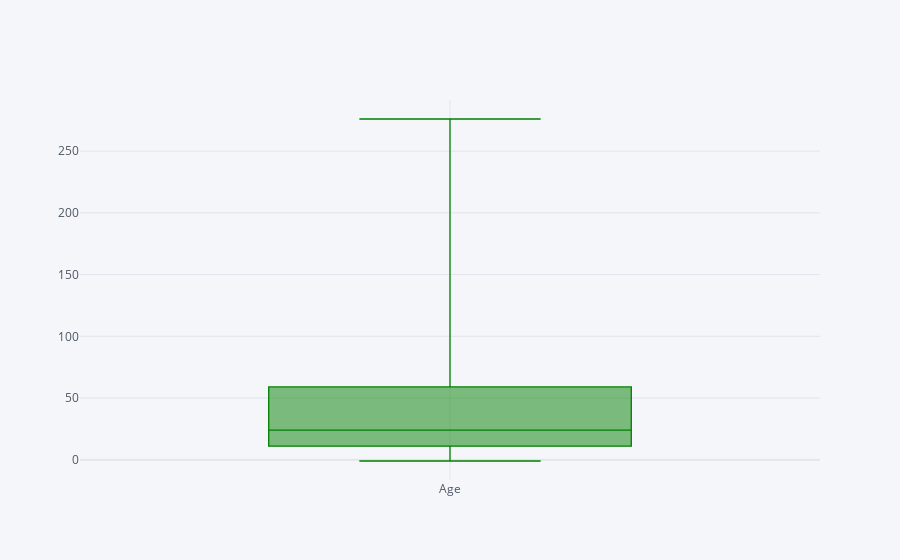

Source (notebook cell):
### Code cell
df['Age'].iplot(kind='box',bins=30,color='green')

### Figure 1 — Plotly figure (JSON) as saved in the notebook; plotly's stock layout.template omitted (floating-point values rounded to 4 significant figures; data arrays with more than 128 entries replaced by an {"elided": "..."} marker saying what was removed)
{"data": [{"boxpoints": false, "line": {"width": 1.3}, "marker": {"color": "rgba(0, 128, 0, 1.0)"}, "name": "Age", "orientation": "v", "type": "box", "y": {"elided": "742 int values"}}], "layout": {"legend": {"bgcolor": "#F5F6F9", "font": {"color": "#4D5663"}}, "paper_bgcolor": "#F5F6F9", "plot_bgcolor": "#F5F6F9", "title": {"font": {"color": "#4D5663"}}, "xaxis": {"gridcolor": "#E1E5ED", "showgrid": true, "tickfont": {"color": "#4D5663"}, "title": {"font": {"color": "#4D5663"}, "text": ""}, "zerolinecolor": "#E1E5ED"}, "yaxis": {"gridcolor": "#E1E5ED", "showgrid": true, "tickfont": {"color": "#4D5663"}, "title": {"font": {"color": "#4D5663"}, "text": ""}, "zerolinecolor": "#E1E5ED"}}}
